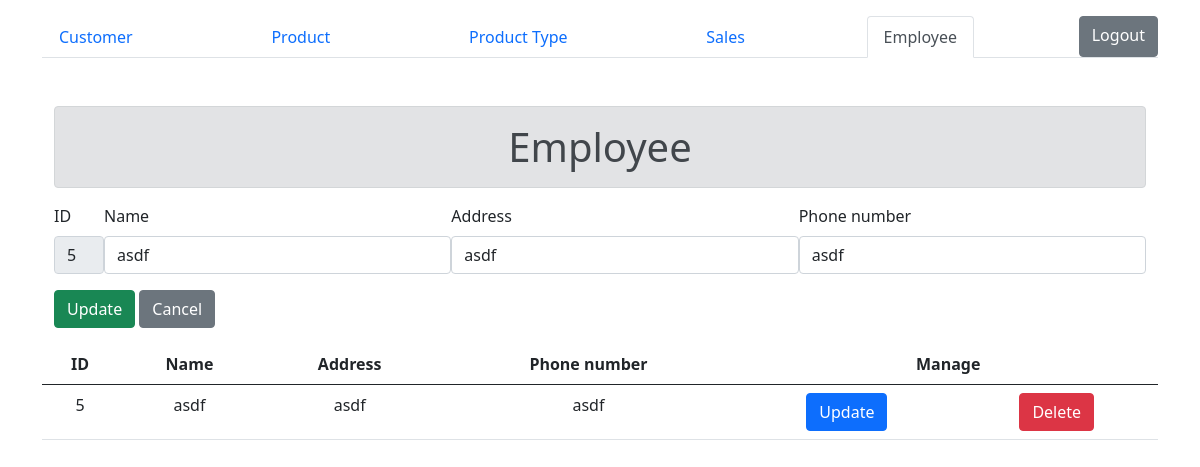
The page /employee.php?id=5&name=asdf&address=asdf&tel=asdf (signed in) on the database its author committed.
### tables this page shows
CREATE TABLE `employee` (
  `e_id` int(10) NOT NULL,
  `e_name` varchar(45) NOT NULL,
  `e_address` varchar(45) NOT NULL,
  `e_tel` varchar(20) NOT NULL
);

### employee.php (the view, shortened to what this page needs)
<?php
    include('connection.php');
?>
<!DOCTYPE html>
<html lang="en">
<head>
    <link rel="stylesheet" href="https://stackpath.bootstrapcdn.com/bootstrap/5.0.0-alpha1/css/bootstrap.min.css">
</head>
<body>
    <div class="container mt-3 align-items-center">
        <ul class="nav nav-tabs d-flex justify-content-between">
            <li class="nav-item">
                <a class="nav-link" href="index.php">Customer</a>
            </li>
            <li class="nav-item">
                <a class="nav-link" href="product.php">Product</a>
            </li>
            <li class="nav-item">
                <a class="nav-link" href="product-type.php">Product Type</a>
            </li>
            <li class="nav-item">
                <a class="nav-link" href="sales.php">Sales</a>
            </li>
            <li class="nav-item">
                <a class="nav-link active" aria-current="page"  href="employee.php">Employee</a>
            </li>
            <a href="logout.php" role="button" class="btn btn-secondary float-end">Logout</a>
        </ul>
        <div class="container mt-5">
            <h1 class="text-center alert alert-secondary">Employee</h1>
            <?php
                if(isset($_GET['id'])) {
                    echo '<form action="update.php?form=employee" method="POST">';
                }else {
                    echo '<form action="insert.php?form=employee" method="POST">';
                }
            ?>
                <div class="d-flex flew-row">
                    <?php
                        if(isset($_GET['id'])) {
                            echo '
                            <div class="mr-3" style="width: 50px;">
                                <label for="id" class="form-label">ID</label>
                                <input class="form-control" type="text" name="id" value="'. $_GET['id']. '" readonly>
                            </div>
                            ';
                        }
                    ?>
                    <div class="flex-grow-1 mr-3">
                        <label for="name" class="form-label">Name</label>
                        <input class="form-control" type="text" name="name" value="<?php if(isset($_GET['name'])) { echo $_GET['name']; unset($_GET['name']); }?>">
                    </div>
                    <div class="flex-grow-1 mr-3">
                        <label for="address" class="form-label">Address</label>
                        <input class="form-control" type="text"  name="address" value="<?php if(isset($_GET['address'])) { echo $_GET['address']; unset($_GET['address']); }?>">
                    </div>
                    <div class="flex-grow-1">
                        <label for="tel" class="form-label">Phone number</label>
                        <input class="form-control" type="text" name="tel" value="<?php if(isset($_GET['tel'])) { echo $_GET['tel']; unset($_GET['tel']); }?>">
                    </div>
                </div>
                <input class="btn btn-success mt-3" type="submit" value="<?php if(isset($_GET['id'])) { echo "Update";} else {echo "Insert"; } ?>">
                <?php
                    if(isset($_GET['id'])) {
                        echo '<a href="employee.php" role="button" class="btn btn-secondary mt-3">Cancel</a>';
                    }
                ?>
            </form>
        </div>
        <table class="table mt-3">
            <thead>
                <tr>
                    <th class="text-center">ID</th>
                    <th class="text-center">Name</th>
                    <th class="text-center">Address</th>
                    <th class="text-center">Phone number</th>
                    <th colspan="2" class="text-center">Manage</th>
                </tr>
            </thead>
            <tbody>
                <?php
                    $sql = "Select * From employee";
                    $result = $con->query($sql);
                    if($result->num_rows > 0) {
                        while($row = $result->fetch_assoc()) {
                            echo "<tr>";
                                echo '<td class="text-center">'. $row['e_id'] . '</td>';
                                echo '<td class="text-center">'. $row['e_name'] . '</td>';
                                echo '<td class="text-center">'. $row['e_address'] . '</td>';
                                echo '<td class="text-center">'. $row['e_tel'] . '</td>';
                                echo '<td class="text-center"><a role="button" class="btn btn-primary" href="employee.php?id=' . $row['e_id'] .'&name='.$row['e_name'].'&address='.$row['e_address'].'&tel='.$row['e_tel'].'">Update</a></td>';
                                echo '<td class="text-center"><a role="button" class="btn btn-danger" href="delete.php?id=' . $row['e_id'] .'&form=employee">Delete</a></td>';
                            echo '</tr>';
                        }
                    }else {
                        echo '<td class="text-center" colspan="6">No Data in Table</td>';
                    }
                ?>
            </tbody>
        </table>
    </div>
</body>
</html>

### rows shown on the page
employee: e_id "5", e_name "asdf", e_address "asdf", e_tel "asdf"
